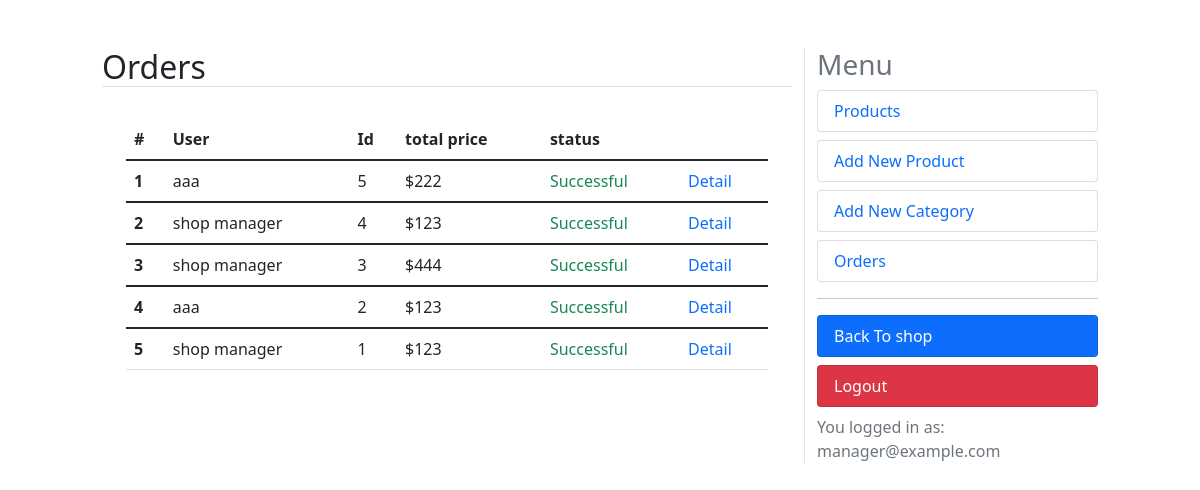
The page /dashboard/orders (signed in) on the database as committed earlier.
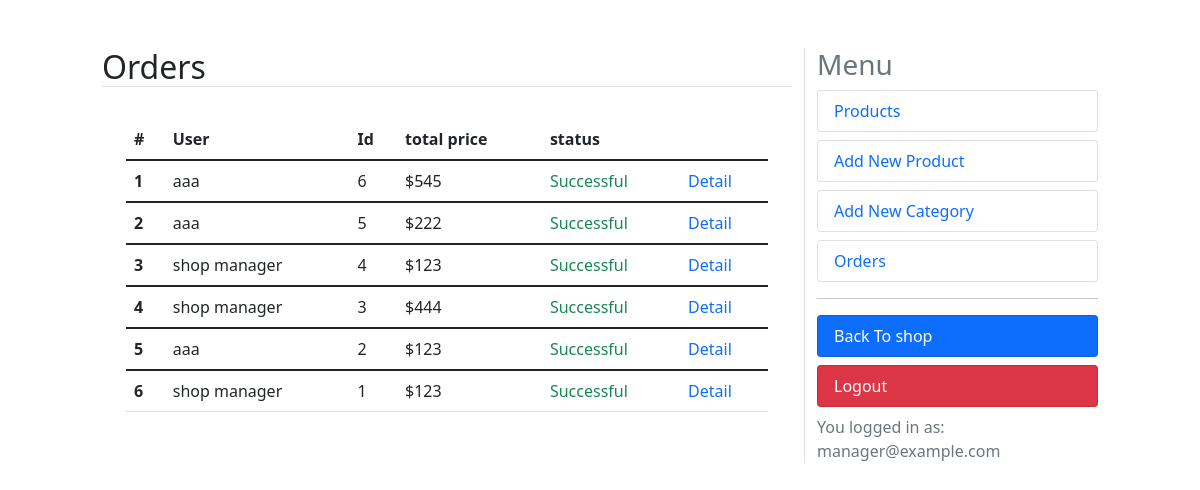
The same page on the database as committed later.
### orders/models.py (models this page shows, shortened)
class Order(models.Model):
    user = models.ForeignKey(User, on_delete=models.CASCADE, related_name='orders')
    created = models.DateTimeField(auto_now_add=True)
    updated = models.DateTimeField(auto_now=True)
    status = models.BooleanField(default=False)
    class Meta:
        ordering = ('-created',)
    @property
    def get_total_price(self):
        total = sum(item.get_cost() for item in self.items.all())
        return total

class OrderItem(models.Model):
    order = models.ForeignKey(Order, on_delete=models.CASCADE, related_name='items')
    product = models.ForeignKey(Product, on_delete=models.CASCADE, related_name='order_items')
    price = models.IntegerField()
    quantity = models.SmallIntegerField(default=1)
    def get_cost(self):
        return self.price * self.quantity

### accounts/models.py (models this page shows, shortened)
class User(AbstractBaseUser):
    email = models.EmailField(max_length=100, unique=True)
    full_name = models.CharField(max_length=100)
    is_admin = models.BooleanField(default=False)
    is_active = models.BooleanField(default=True)
    likes = models.ManyToManyField(Product, blank=True, related_name='likes')
    is_manager = models.BooleanField(default=False)
    objects = UserManager()
    USERNAME_FIELD = 'email'
    REQUIRED_FIELDS = ['full_name']

### dashboard/views.py (the view)
# urls.py: path('orders', views.orders, name='orders'),
@user_passes_test(is_manager)
@login_required
def orders(request):
    orders = Order.objects.all()
    context = {'title':'Orders', 'orders':orders}
    return render(request, 'orders.html', context)

### cart/utils/cart.py (called while the page is built)
    def __iter__(self):
        product_ids = self.cart.keys()
        products = Product.objects.filter(id__in=product_ids)
        cart = self.cart.copy()
        for product in products:
            cart[str(product.id)]['product'] = product
        for item in cart.values():
            item['total_price'] = int(item['price']) * int(item['quantity'])
            yield item

    def add_cart_session(self):
        cart = self.session.get(CART_SESSION_ID)
        if not cart:
            cart = self.session[CART_SESSION_ID] = {}
        return cart

### dashboard/views.py (called while the page is built)
def is_manager(user):
    try:
        if not user.is_manager:
            raise Http404
        return True
    except:
        raise Http404

### online_shop/context_processors.py (called while the page is built)
def return_cart(request):
    cart = len(list(Cart(request)))
    return {'cart_count': cart}

def return_categories(request):
    categories = Category.objects.all()
    return {'categories': categories}

### dashboard/templates/orders.html
{% extends "dashboard.html" %}
{% block content %}
<table class="table">
    <thead class="thead-dark">
      <tr>
        <th scope="col">#</th>
        <th scope="col">User</th>
        <th scope="col">Id</th>
        <th scope="col">total price</th>
        <th scope="col">status</th>
        <th scope="col"></th>
      </tr>
    </thead>
    {% for order in orders %}
    <tbody>
      <tr>
        <th scope="row">{{ forloop.counter }}</th>
        <td>{{ order.user.full_name }}</td>
        <td>{{ order.id }}</td>
        <td>${{ order.get_total_price }}</td>
        {% if order.status %}
            <td class="text-success">Successful</td>
        {% else %}
            <td class="text-danger">Canceled</td>
        {% endif %}
        <td><a href="{% url 'dashboard:order_detail' order.id %}" class="text-primary text-decoration-none">Detail</a></td>
      </tr>
    </tbody>
    {% endfor %}
  </table>
{% endblock %}

Rows that differ between the two databases and show on the page:
added Order: user.full_name "aaa", id "6", get_total_price "545", status "Successful"
